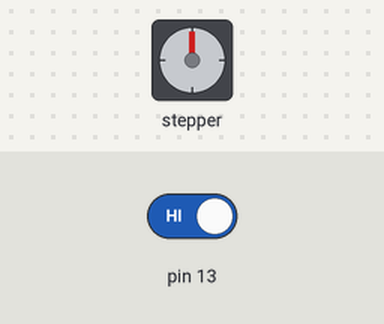
Recording of a sketch running on a simulated Arduino Uno, built with avr-gcc and run on an emulated ATmega328P. Parts: stepper motor. Inputs (shaded band) come from the test bench; at power-on: pin 13 HIGH. Stepper angles assume 200 steps per turn.

Above: at 1.2 s.
1.3 s: pin 13 driven LOW
At 1.45 s:
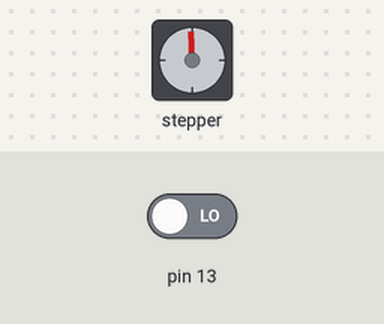
At 2.05 s:
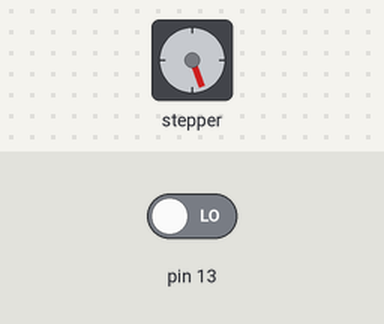
Timing chart, 0 to 13.3 s (numbered marks = the images above; inputs shaded):
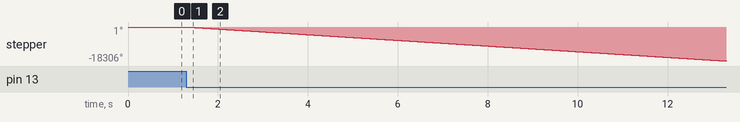

The sketch:

StepperMotor.ino
```cpp
#include <AccelStepper.h> //library for stepper motor
int bstate;
int pinStep1 = 5;
int pindirection1 = 4;
int enable1 = 8;

AccelStepper mystepper1(1, pinStep1, pindirection1);

void setup()
{
 digitalWrite(enable1 ,HIGH);
 Serial.begin(9600); //initialize the serial port
 pinMode(13, INPUT);
 mystepper1.setMaxSpeed(40000); //set the speed
}


void loop()
{
  bstate = digitalRead(13);
  if (bstate == LOW)
  {
    mystepper1.setSpeed(-1000); //change it to 1000 to move the motor in clockwise direction
    mystepper1.runSpeed();
  }
}
```

Measured:
- after the input at 1.3 s, stepper: keeps turning counter-clockwise at about 1526°/s, starting at once
